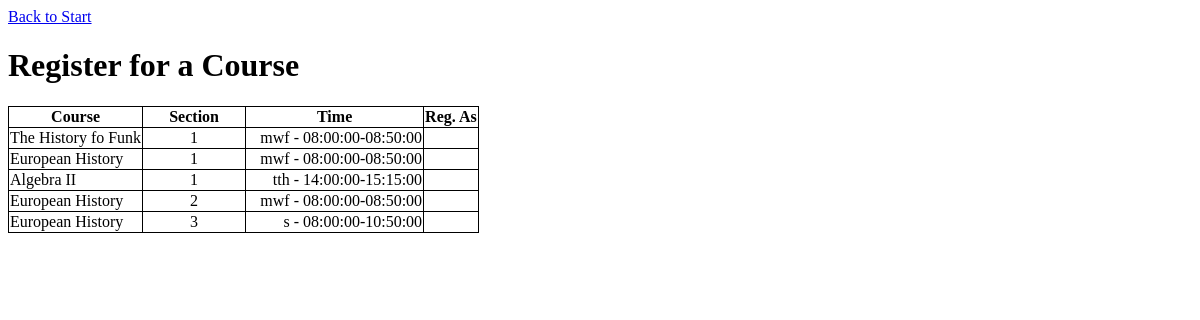
Before: /course_signup.php (signed in) with the older database file.
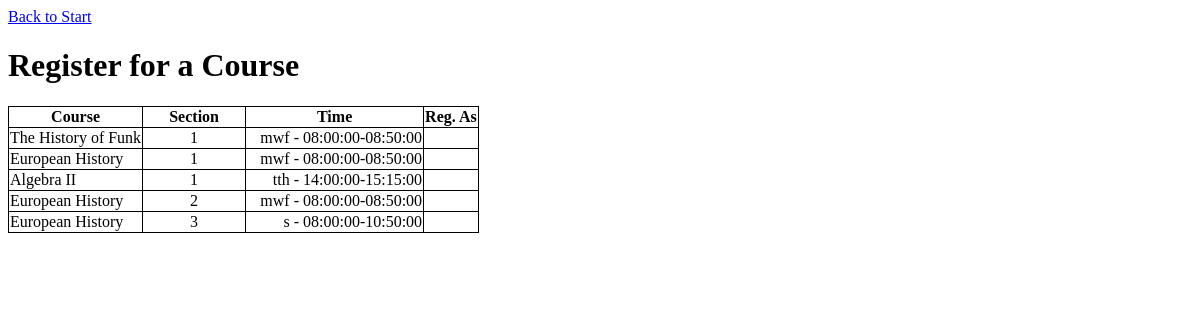
After: the same page with the newer database file.
### tables this page shows
CREATE TABLE `sections` (
  `courseID` int(11) NOT NULL,
  `sectionID` int(11) NOT NULL,
  `name` varchar(80) DEFAULT NULL,
  `capacity` int(11) DEFAULT NULL,
  `startDate` date DEFAULT NULL,
  `endDate` date DEFAULT NULL,
  `timeSlotID` int(11) DEFAULT NULL
);

CREATE TABLE `courses` (
  `courseID` int(11) NOT NULL,
  `title` varchar(80) DEFAULT NULL,
  `description` varchar(500) DEFAULT NULL,
  `mentorReq` int(11) DEFAULT NULL,
  `menteeReq` int(11) DEFAULT NULL
);

CREATE TABLE `timeslot` (
  `M` tinyint(1) DEFAULT NULL,
  `T` tinyint(1) DEFAULT NULL,
  `W` tinyint(1) DEFAULT NULL,
  `Th` tinyint(1) DEFAULT NULL,
  `F` tinyint(1) DEFAULT NULL,
  `Sa` tinyint(1) DEFAULT NULL,
  `timeSlotID` int(11) NOT NULL,
  `startTime` time DEFAULT NULL,
  `endTime` time DEFAULT NULL
);

### course_signup.php (the view, shortened to what this page needs)
<?php
	$session_key = md5("database");
	if (empty($_SESSION[$session_key])) {
		echo "Not logged in! Please <a href='index.html'>CLICK HERE</a> to return to the main page.";
		exit();
	} elseif (intval($_SESSION[$session_key]) <= 0) {
		unset($_SESSION[$session_key]);
		echo "Invalid session key! Please <a href='index.html'>CLICK HERE</a> to return to the main page.";
		exit();
	} else {
		$userid = $_SESSION[$session_key];
	}
	$myconnection = mysqli_connect('localhost', 'root', '')
    or die ('Could not connect: ' . mysql_error());
	$findcourses = "SELECT cou.title,sec.sectionID,ts.startTime,ts.endTime,ts.m,ts.t,ts.w,ts.th,ts.f,ts.sa,cou.menteeReq,cou.mentorReq,sec.capacity,sec.courseID,sec.timeSlotID,sec.startDate,sec.endDate FROM sections sec, courses cou, timeslot ts WHERE sec.courseID = cou.courseID AND ts.timeSlotID = sec.timeSlotID;";
	$result = mysqli_query($myconnection, $findcourses) or die ("Failed to query database: " . mysqli_error($myconnection));
	$answer = $result->fetch_all();
	$today = new DateTime();
	$GetMenteeID = "SELECT menteeID FROM mentees WHERE userID = " . $userid . ";";
	$menteeID = mysqli_query($myconnection, $GetMenteeID) or die ("Failed to query database: " . mysqli_error($myconnection));
	$menteeID = $menteeID->fetch_array()[0];
	$GetMentorID = "SELECT mentorID FROM mentors WHERE userID = " . $userid . ";";
	$mentorID = mysqli_query($myconnection, $GetMentorID) or die ("Failed to query database: " . mysqli_error($myconnection));
	$mentorID = $mentorID->fetch_array()[0];
?>
<!DOCTYPE html>
<html>
<head>
</head>
<body>
	<a href="dashboard.php">Back to Start</a>
	<h1>Register for a Course</h1>
	<form method="post" action="course_signup.php">
		<table style="border:1px solid;border-collapse: collapse;">
			<tr style = "border:1px solid;border-collapse: collapse;">
				<th style="min-width:125px;border:1px solid;border-collapse: collapse;">Course</th>
				<th style="min-width:100px;border:1px solid;border-collapse: collapse;">Section</th>
				<th style="min-width:175px;border:1px solid;border-collapse: collapse;">Time</th>
				<th <?php if($menteeID == NULL or $mentorID == NULL){echo("colspan =\"1\"");} else {echo("colspan=\"2\"");}?> style="border:1px solid;border-collapse: collapse;">Reg. As</th>
			</tr>
			<?php
			for($i = 0; $i<count($answer);$i++){
				$courseDate = new DateTime($answer[$i][16]);
				if($courseDate->diff($today)->invert){
					echo("<tr style = \"border:1px solid;border-collapse: collapse;\" >
					<td style = \"border:1px solid;border-collapse: collapse;\">" . $answer[$i][0] . "</td>
					<td style = \"border:1px solid;border-collapse: collapse;text-align:center\">" . $answer[$i][1] . "</td>
					<td style = \"border:1px solid;border-collapse: collapse;text-align:right \">");
					if($answer[$i][4]){
						echo("m");
					}
					if($answer[$i][5]){
						echo("t");
					}
					if($answer[$i][6]){
						echo("w");
					}
					if($answer[$i][7]){
						echo("th");
					}
					if($answer[$i][8]){
						echo("f");
					}
					if($answer[$i][9]){
						echo("s");
					}
					echo(" - " . $answer[$i][2] . "-" . $answer[$i][3] . "</td>");
					echo("</tr>");
				}
			}
			?>
		</table>
	</form>
</body>
</html>

Changed rows visible on the page:
changed through a linked row, sections: courseID.title "The History fo Funk" → "The History of Funk"
